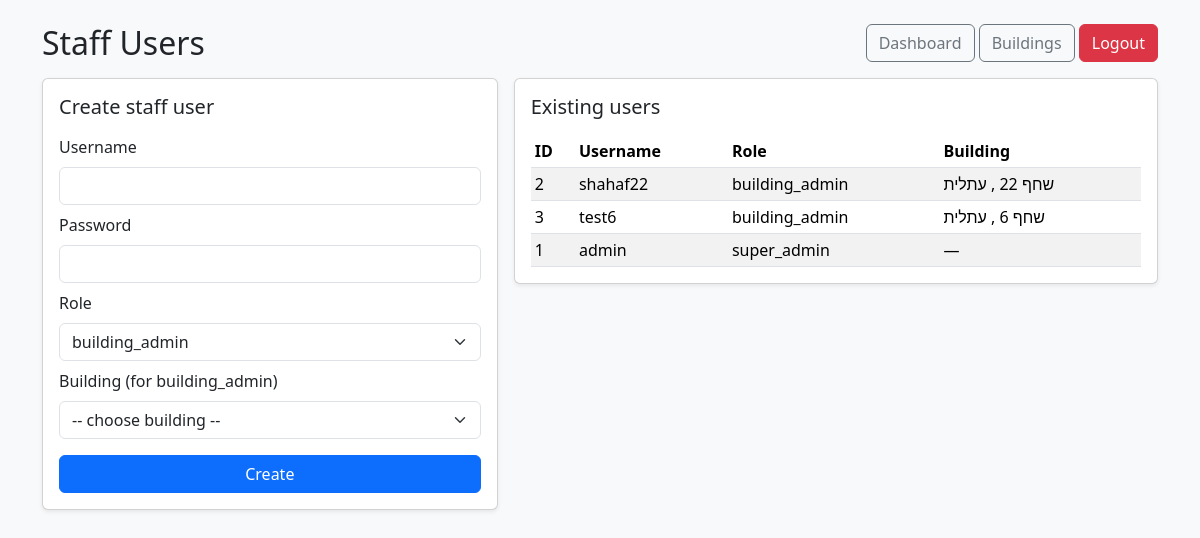
Screenshot of /admin/staff (signed in) with the database file from the repository.
### tables this page shows
CREATE TABLE staff_users (
            id INTEGER PRIMARY KEY AUTOINCREMENT,
            username TEXT NOT NULL UNIQUE,
            password_hash TEXT NOT NULL,
            role TEXT NOT NULL,          -- 'super_admin' | 'building_admin'
            building_id INTEGER,         -- NULL for super_admin
            created_at TEXT,
            FOREIGN KEY(building_id) REFERENCES buildings(id)
        );

CREATE TABLE buildings (
        id INTEGER PRIMARY KEY AUTOINCREMENT,
        city TEXT,
        street TEXT NOT NULL,
        number TEXT NOT NULL,
        name TEXT,
        is_active INTEGER DEFAULT 1,
        created_at TEXT
    );

### app.py (the view)
@app.get("/admin/staff")
def admin_staff():
    u = require_super_admin()
    if not isinstance(u, dict):
        return u
    staff = list_staff_users_db()
    buildings = list_buildings_db(limit=500)
    return render_template("staff.html", staff=staff, buildings=buildings, current_user=u, error=None)

### app.py (called while the page is built)
def current_user():
    uid = session.get("staff_user_id")
    return get_staff_user_by_id_db(uid) if uid else None

def require_login():
    u = current_user()
    if not u:
        return redirect(url_for("login"))
    return u

def require_super_admin():
    u = require_login()
    if not isinstance(u, dict):
        return u
    if u["role"] != "super_admin":
        abort(403)
    return u

### shahenbot_db.py (called while the page is built)
def get_connection():
    return sqlite3.connect(DB_PATH)

def list_buildings_db(limit: int = 500, search: str | None = None) -> list[dict]:
    conn = get_connection()
    cur = conn.cursor()
    q = """
      SELECT id, city, street, number, name, is_active, created_at
      FROM buildings
      WHERE 1=1
    """
    params = []
    if search:
        like = f"%{search}%"
        q += " AND (street LIKE ? OR number LIKE ? OR COALESCE(city,'') LIKE ? OR COALESCE(name,'') LIKE ?)"
        params += [like, like, like, like]
    q += " ORDER BY street, number LIMIT ?"
    params.append(limit)
    cur.execute(q, params)
    rows = cur.fetchall()
    conn.close()
    return [
        {"id": r[0], "city": r[1], "street": r[2], "number": r[3], "name": r[4], "is_active": r[5], "created_at": r[6]}
        for r in rows
    ]

def list_staff_users_db(limit: int = 200) -> list[dict]:
    conn = get_connection()
    cur = conn.cursor()
    cur.execute(
        """
        SELECT u.id, u.username, u.role, u.building_id,
               b.street, b.number, COALESCE(b.city,''), COALESCE(b.name,'')
        FROM staff_users u
        LEFT JOIN buildings b ON b.id = u.building_id
        ORDER BY u.role, u.username
        LIMIT ?
        """,
        (limit,),
    )
    rows = cur.fetchall()
    conn.close()
    return [
        {
            "id": r[0],
            "username": r[1],
            "role": r[2],
            "building_id": r[3],
            "building_street": r[4],
            "building_number": r[5],
            "building_city": r[6],
            "building_name": r[7],
        }
        for r in rows
    ]

### templates/staff.html (shortened to what this page needs)
<!doctype html>
<html lang="en" dir="ltr">
<head>
  <link href="https://cdn.jsdelivr.net/npm/bootstrap@5.3.3/dist/css/bootstrap.min.css" rel="stylesheet">
</head>
<body class="bg-light">
<div class="container py-4">
  <div class="d-flex justify-content-between align-items-center mb-3">
    <h2 class="m-0">Staff Users</h2>
    <div>
      <a class="btn btn-outline-secondary" href="{{ url_for('admin_dashboard') }}">Dashboard</a>
      <a class="btn btn-outline-secondary" href="{{ url_for('admin_buildings') }}">Buildings</a>
      <a class="btn btn-danger" href="{{ url_for('logout') }}">Logout</a>
    </div>
  </div>
  <div class="row g-3">
    <div class="col-lg-5">
      <div class="card shadow-sm">
        <div class="card-body">
          <h5 class="mb-3">Create staff user</h5>
          <form method="post" action="{{ url_for('admin_staff_create') }}">
            <div class="mb-2">
              <label class="form-label">Username</label>
              <input class="form-control" name="username" required>
            </div>
            <div class="mb-2">
              <label class="form-label">Password</label>
              <input class="form-control" type="password" name="password" required>
            </div>
            <div class="mb-2">
              <label class="form-label">Role</label>
              <select class="form-select" name="role">
                <option value="building_admin">building_admin</option>
              </select>
            </div>
            <div class="mb-2">
              <label class="form-label">Building (for building_admin)</label>
              <select class="form-select" name="building_id">
                <option value="">-- choose building --</option>
              </select>
            </div>
            <button class="btn btn-primary w-100 mt-2" type="submit">Create</button>
          </form>
        </div>
      </div>
    </div>
    <div class="col-lg-7">
      <div class="card shadow-sm">
        <div class="card-body">
          <h5 class="mb-3">Existing users</h5>
          <div class="table-responsive">
            <table class="table table-sm table-striped align-middle mb-0">
              <thead>
                <tr>
                  <th>ID</th>
                  <th>Username</th>
                  <th>Role</th>
                  <th>Building</th>
                </tr>
              </thead>
              <tbody>
              {% for u in staff %}
                <tr>
                  <td>{{ u.id }}</td>
                  <td>{{ u.username }}</td>
                  <td>{{ u.role }}</td>
                  <td>
                    {% if u.building_id %}
                      {{ u.building_street }} {{ u.building_number }}
                      {% if u.building_city %}, {{ u.building_city }}{% endif %}
                    {% else %}
                      —
                    {% endif %}
                  </td>
                </tr>
              {% endfor %}
              </tbody>
            </table>
          </div>
        </div>
      </div>
    </div>
  </div>
</div>
</body>
</html>

### rows the page displays
staff_users: id "2", username "shahaf22", role "building_admin", building_street "שחף", building_city "עתלית"
staff_users: id "3", username "test6", role "building_admin", building_street "שחף", building_city "עתלית"
staff_users: id "1", username "admin", role "super_admin"
